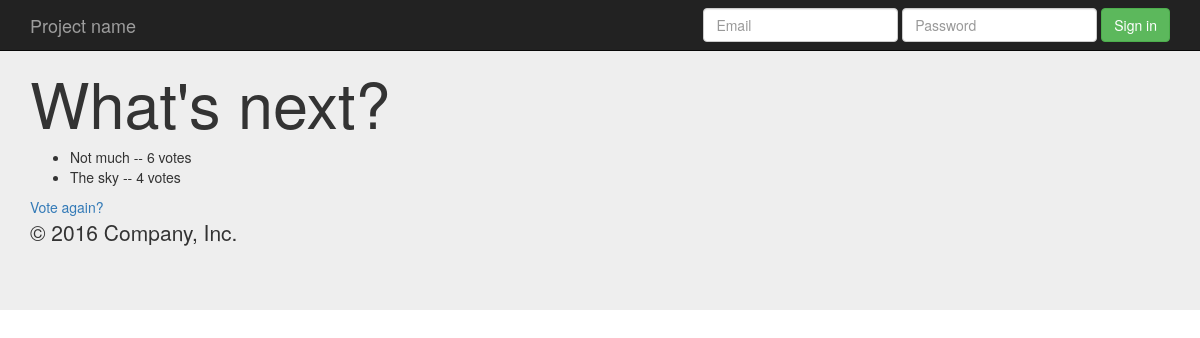
/polls/1/results/, run on an earlier commit of the app's database.
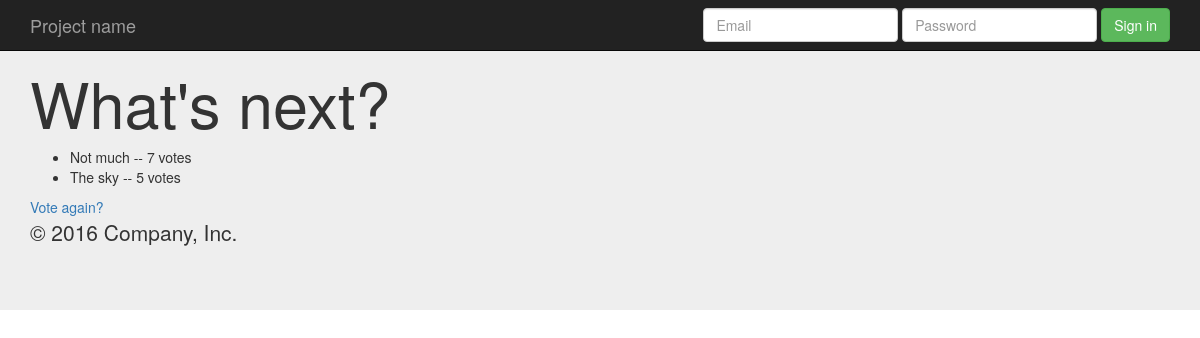
And on a later commit of the database.
### polls/models.py (models this page shows, shortened)
class Question(models.Model):
    question_text = models.CharField(max_length=200)
    pub_date = models.DateTimeField('date published')

class Choice(models.Model):
    question = models.ForeignKey(Question, on_delete=models.CASCADE)
    choice_text = models.CharField(max_length=200)
    votes = models.IntegerField(default=0)

### polls/views.py (the view)
# urls.py: url(r'^(?P<pk>[0-9]+)/results/$', views.ResultsView.as_view(), name='results'),
class ResultsView(generic.DetailView):
    model = Question
    template_name = 'polls/results.html'

### polls/templates/polls/results.html
{% extends 'polls/base.html' %}
    {% block main_content %}
      <h1>{{ question.question_text }}</h1>
      <ul>
      {% for choice in question.choice_set.all %}
          <li>{{ choice.choice_text }} -- {{ choice.votes }} vote{{ choice.votes|pluralize }}</li>
      {% endfor %}
      </ul>
      <a href="{% url 'polls:detail' question.id %}">Vote again?</a>
    {% endblock %}

### polls/templates/polls/base.html (shortened to what this page needs)
{% load staticfiles %}
<!DOCTYPE html>
<html lang="en">
  <head>
    <link href="{%  static 'polls/bootstrap-3.3.7-dist/css/bootstrap.min.css' %}" rel="stylesheet" type="text/css"/>
  </head>
  <body>
    {% include "polls/header.html" %}
    <div class="jumbotron">
      <div class="container">
        {% block main_content %}
        {% endblock %}
        {% include "polls/footer.html" %}
      </div>
    </div>
  </body>
</html>

### polls/templates/polls/header.html (shortened to what this page needs)
<nav class="navbar navbar-inverse navbar-fixed-top">
   <div class="container">
     <div class="navbar-header">
       <a class="navbar-brand" href="#">Project name</a>
     </div>
     <div id="navbar" class="navbar-collapse collapse">
       <form class="navbar-form navbar-right">
         <div class="form-group">
           <input type="text" placeholder="Email" class="form-control">
         </div>
         <div class="form-group">
           <input type="password" placeholder="Password" class="form-control">
         </div>
         <button type="submit" class="btn btn-success">Sign in</button>
       </form>
     </div>
   </div>
 </nav>

### polls/templates/polls/footer.html
<footer>
  <p>&copy; 2016 Company, Inc.</p>
</footer>

What changed in the data, as far as the page shows it:
changed Choice "Not much": votes "6" → "7"
changed Choice "The sky": votes "4" → "5"
